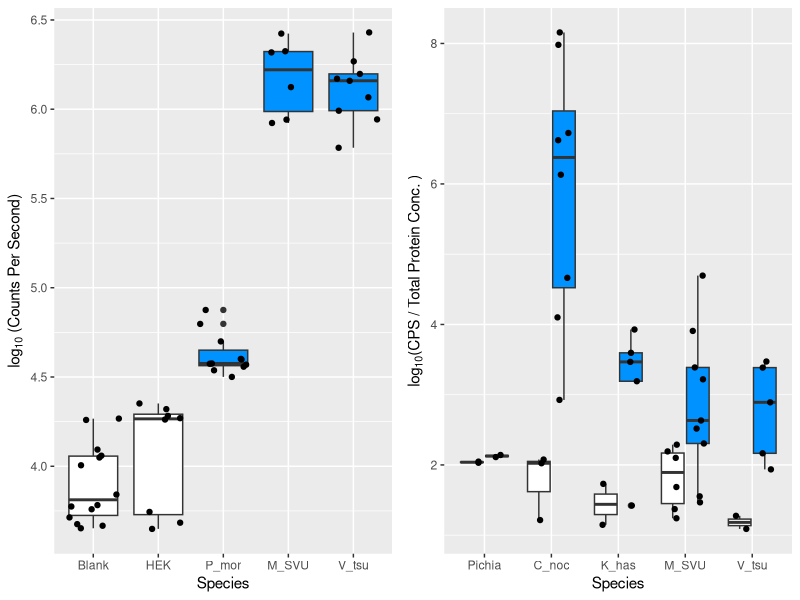

R code for this plot:
#Figure 2 - In vitro expression of exemplars supports luciferase function
library(ggplot2); library(reshape2); library(dplyr); library(tidyverse); library(gridExtra)

light_data <- read.csv("Raw Data/expression-kinetics/2019_pichia_assays.csv",header=TRUE)
light_data2 <- light_data %>% group_by(Species,type,sample,count_type,Concentration,date) %>% summarise(mean_cps = mean(cps_norm))

#Pichia yeast expression plot###
sp <- c("Pichia","CNO","KHC","SVU","VTS")
count_type <- c("before","after")
light_data2$Species <- factor(light_data2$Species,levels=sp)
light_data2$count_type <- factor(light_data2$count_type,levels=count_type)
Figure2b <- ggplot(data=light_data2, aes(x = Species, y = log10(mean_cps),fill=count_type)) + geom_boxplot() +
  geom_point(position = position_jitterdodge()) + scale_discrete_manual(aes(x=sp)) +
  xlab("Species") + ylab(expression('log'[10]*'(CPS / Total Protein Conc. )')) +
  scale_fill_manual(values = c("white","#0092ff"),name="Measures",labels=c("After + luciferin","Before")) +
  scale_x_discrete(labels=c("Pichia","C_noc","K_has","M_SVU","V_tsu")) +
  theme(legend.position = "none")

	##############
	#Mammalian expression
mam_data <- read.csv(file="Raw Data/expression-kinetics/2014_mammalian_assays.csv", header=TRUE)
#Add column for dilution*substrate
luciferin <- mam_data$dilution*mam_data$substrate
mam_data2 <- cbind(mam_data,luciferin)
mam_data <- mam_data2

#Subset data. the Soro-luc constructs did not have proper signal peptides
	tsuluc <- grep("VtLa", mam_data$construct); tsujii <- mam_data[tsuluc,];
	pmorluc <- grep("PhM", mam_data$construct); morini <- mam_data[pmorluc,]
	svuluc <- grep("SVUluc", mam_data$construct); svu <- mam_data[svuluc,]
	blank <- grep("Blank", mam_data$construct); blankcells <- mam_data[blank,]
	hek <- grep("HEK", mam_data$construct); hekcells <- mam_data[hek,]
	mam_combine <- rbind(tsujii, morini, hekcells, blankcells, svu)
	subset(mam_combine, log(luciferin) > 6.5) -> maxluc

quartz("Figure 2", 9, 3)

Figure2a <- ggplot(data=maxluc, aes(x=construct, y=log10(light), fill=construct)) + scale_fill_manual(values=c("white","white","#0092ff","#0092ff","#0092ff")) + geom_boxplot() + geom_jitter() + xlab("Species") + ylab(expression('log'[10]*' (Counts Per Second)')) +
  scale_x_discrete(labels = c("Blank", "HEK", "P_mor", "M_SVU", "V_tsu")) +
  theme(legend.position = "none")

grid.arrange(Figure2a, Figure2b, nrow = 1)
